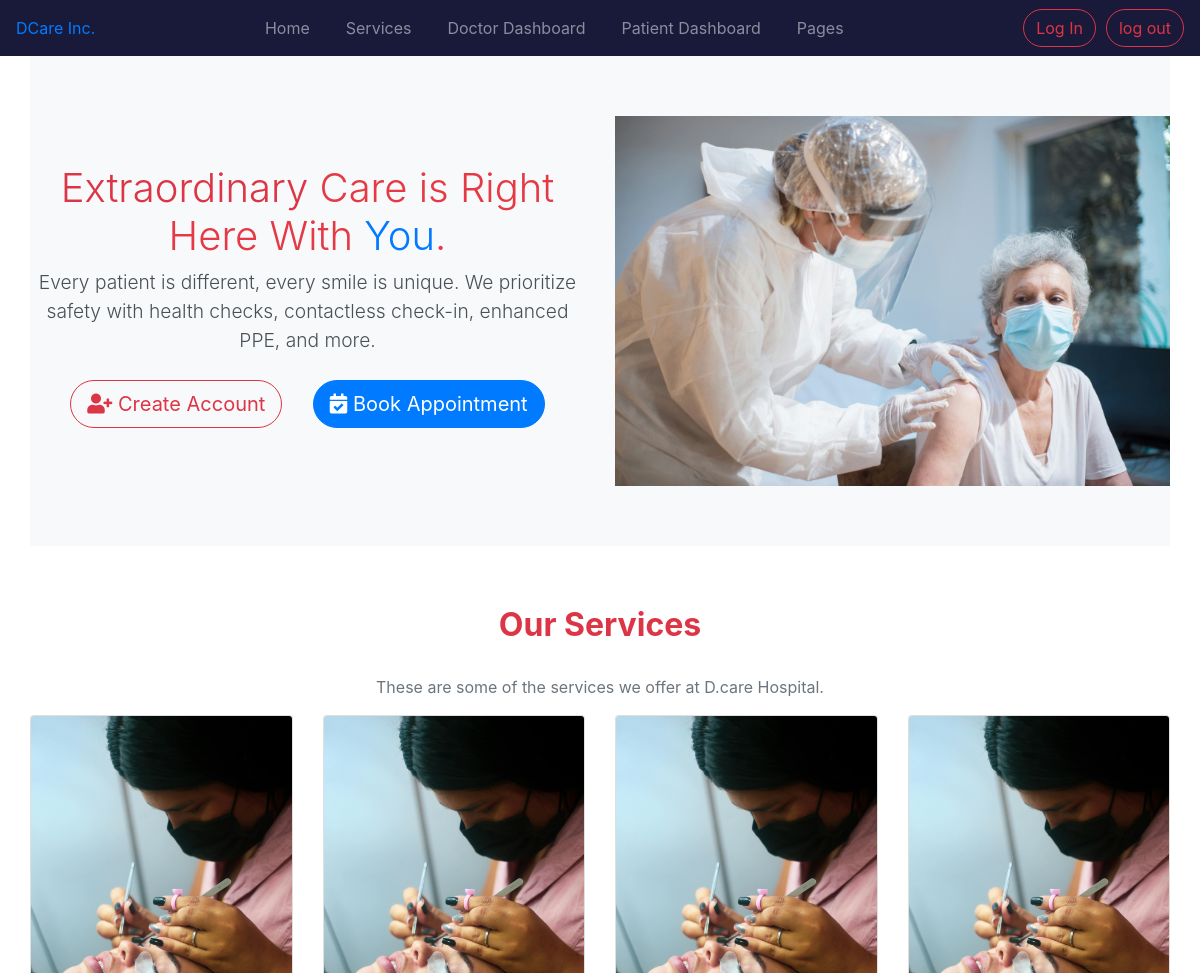
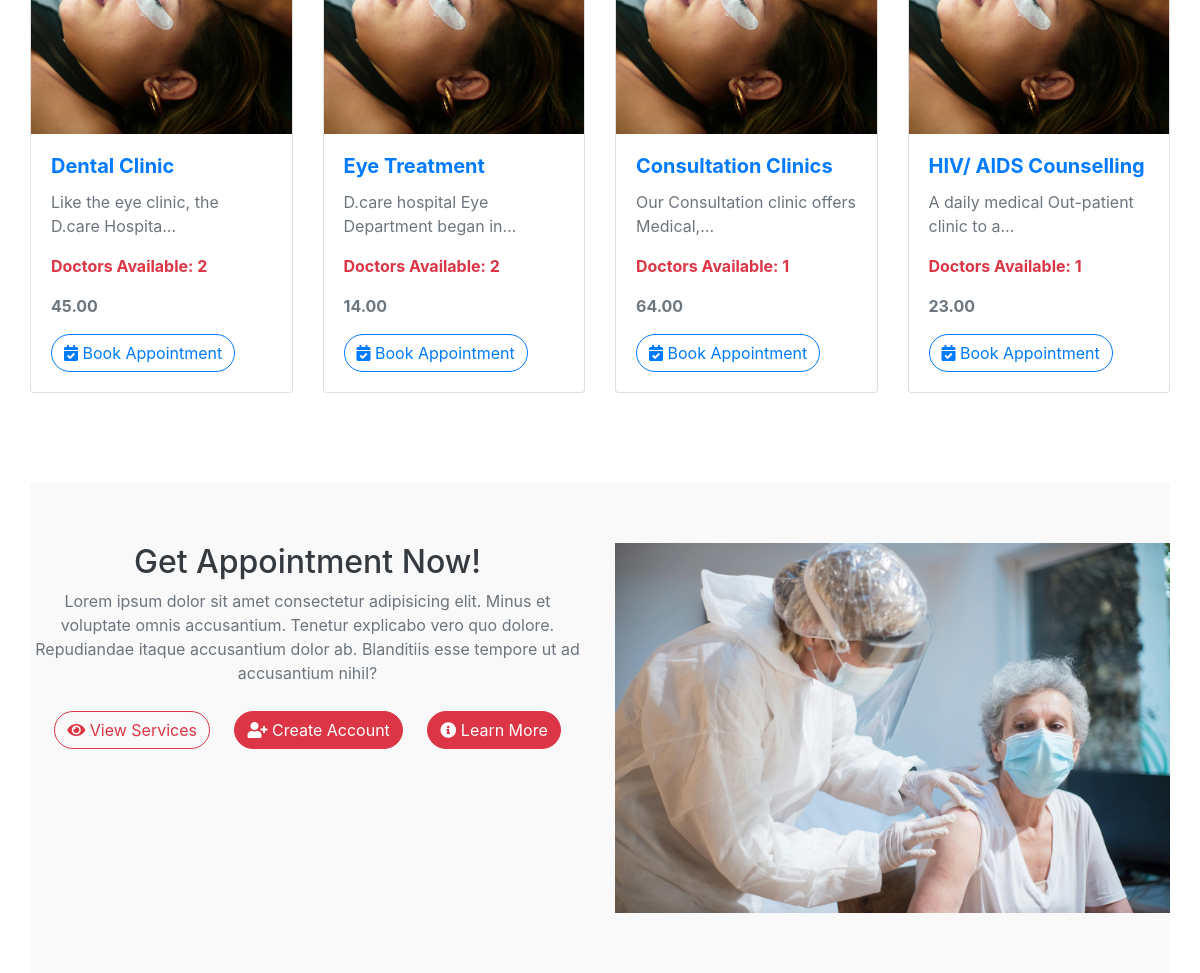
The page / on the database its author committed (2 pictures, top to bottom).
### Base/models.py (models this page shows, shortened)
class Service(models.Model):
  image = models.FileField(upload_to='images/', null=True, blank=True)
  name = models.CharField(max_length=255)
  description = models.TextField(blank=True,null=True)
  cost = models.DecimalField(max_digits=10,decimal_places=2)
  available_doctors = models.ManyToManyField(doctor_models.Doctor,blank=True)

### Base/views.py (the view)
# urls.py: path('', views.home, name='home'),
def home(request):
    services = base_models.Service.objects.all()
    context = {
        'services':services
    }
    return render(request, 'users/profile.html',context)

### templates/users/profile.html (shortened to what this page needs)
{% load static %}
<!DOCTYPE html>
<html lang="en">
<head>
  <link href="https://stackpath.bootstrapcdn.com/bootstrap/4.5.2/css/bootstrap.min.css" rel="stylesheet">
  <link rel="stylesheet" href="https://cdnjs.cloudflare.com/ajax/libs/font-awesome/5.15.3/css/all.min.css">
</head>
<body>
  <nav class="navbar navbar-expand-lg navbar-dark navbar-custom">
    <div class="navbar-container">
      <a class="navbaar-brand" href="#">DCare Inc.</a>
      <div class="collapse navbar-collapse">
        <ul class="navbar-nav mx-auto">
          <li class="nav-item">
            <a class="nav-link" href="#">Home</a>
          </li>
          <li class="nav-item">
            <a class="nav-link" href="#">Services</a>
          </li>
          <li class="nav-item">
            <a class="nav-link" href="#">Doctor Dashboard</a>
          </li>
          <li class="nav-item">
            <a class="nav-link" href="#">Patient Dashboard</a>
          </li>
          <li class="nav-item">
            <a class="nav-link" href="#">Pages</a>
          </li>
        </ul>
        <form class="d-flex ms-auto" id="authstyle">
          <a href="{% url 'login' %}" class="btn btn-outline-danger rounded-btn" style=" margin-left: 10px;" type="submit" id="header-links">Log In</a>
          <a href="{% url 'login' %}" class="btn btn btn-outline-danger rounded-btn" style=" margin-left: 10px;" type="submit" id="header-links">log out</a>
        </form>
        </div>
      </div>
  </nav>
  <div class="container hero-section">
    <div class="row align-items-center">
      <div class="col-md-6 hero-text">
        <h1 class="display-4"><span class="text-danger">Extraordinary</span> Care is Right Here With <span class="text-primary">You</span>.</h1>
        <p class="lead">Every patient is different, every smile is unique. We prioritize safety with health checks, contactless check-in, enhanced PPE, and more.</p>
        <a href="{% url 'register' %}" class="btn btn-outline-danger btn-lg mr-3 rounded-btn"><i class="fas fa-user-plus"></i> Create Account</a>
        <a href="#" class="btn btn-primary btn-lg rounded-btn"><i class="fas fa-calendar-check"></i> Book Appointment</a>
      </div>
      <div class="col-md-6">
        <img src="static/users/images/bg.jpg" class="img-fluid" alt="Get Appointment Now">
      </div>
    </div>
  </div>
  <div class="container services-section">
    <h2 class="text-center text-danger font-weight-bold" >Our Services</h2>
    <p class="text-center">These are some of the services we offer at D.care Hospital.</p>
    <div class="row">
      {% for s in services %}
      <div class="col-md-3" >
        <div class="card">
          <a href="{% url 'service_detail' s.id %}"type="submit">
            <img src="{{s.image}}" href="{% url 'service_detail' s.id %}" type="submit"class="card-img-top" alt="Service">
          </a>
          <div class="card-body">
            <h5 class="card-title text-primary font-weight-bold"><a href="{% url 'service_detail' s.id %}"type="submit">{{s.name}}</a></h5>
            <p class="card-text">{{s.description|truncatechars:40}}</p>
            <p class="text-danger"><strong>Doctors Available: {{s.available_doctors.all.count}}</strong></p>
            <p><strong>{{s.cost}}</strong></p>
            <a href="{% url 'service_detail' s.id %}" class="btn  btn-outline-primary rounded-btn" type="submit"><i class="fas fa-calendar-check"></i> Book Appointment</a>
          </div>
        </div>
      </div>
      {% endfor %}
    </div>
  </div>
  <div class="container appointment-section">
    <div class="row">
      <div class="col-md-6">
        <h2>Get Appointment Now!</h2>
        <p>Lorem ipsum dolor sit amet consectetur adipisicing elit. Minus et voluptate omnis accusantium. Tenetur explicabo vero quo dolore. Repudiandae itaque accusantium dolor ab. Blanditiis esse tempore ut ad accusantium nihil?</p>
        <button class="btn btn-outline-danger rounded-btn"><i class="fas fa-eye"></i> View Services</button>
        <button class="btn btn-danger rounded-btn"><i class="fas fa-user-plus"></i> Create Account</button>
        <button class="btn btn-danger rounded-btn"><i class="fas fa-info-circle"></i> Learn More</button>
      </div>
      <div class="col-md-6">
        <img src="static/users/images/bg.jpg" class="img-fluid" alt="Get Appointment Now">
      </div>
    </div>
  </div>
</body>
</html>

### templates/users/profile.html (style rules this page uses)
.navbar-container { max-width: 1200px; width: 100%; margin: auto; display: flex; justify-content: space-between; align-items: center; }
.navbar-custom { background-color: rgb(25, 25, 58); }
.navbar-nav { margin: 0 auto; }
.navbar-nav .nav-item { margin: 0 10px; }
.rounded-btn { border-radius: 50px; }
.hero-section { padding: 60px 0; text-align: center; background-color: #f8f9fa; }
.hero-section h1 { font-size: 2.5rem; color: #e63946; }
.hero-section p { font-size: 1.2rem; color: #495057; }
.hero-section .btn { margin: 10px; }
.services-section { padding: 60px 0; }
.services-section h2 { margin-bottom: 30px; font-size: 2rem; color: #343a40; }
.services-section p { color: #6c757d; }
.card { margin-bottom: 30px; }
.appointment-section { padding: 60px 0; background-color: #f9f9f9; text-align: center; }
.appointment-section h2 { font-size: 2rem; color: #343a40; }
.appointment-section p { color: #6c757d; }
.appointment-section .btn { margin: 10px; }

### rows shown on the page
Service: image (picture), name "Dental Clinic", description "Like the eye clinic, the D.care Hospita…", available_doctors.all.count "2", cost "45.00"
Service: image (picture), name "Eye Treatment", description "D.care hospital Eye Department began in…", available_doctors.all.count "2", cost "14.00"
Service: image (picture), name "Consultation Clinics", description "Our Consultation clinic offers Medical,…", available_doctors.all.count "1", cost "64.00"
Service: image (picture), name "HIV/ AIDS Counselling", description "A daily medical Out-patient clinic to a…", available_doctors.all.count "1", cost "23.00"
